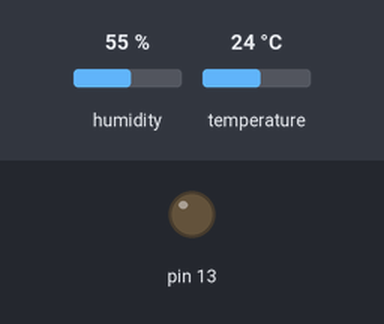
Simulated run of this sketch. Board: Arduino Uno, built with avr-gcc and run on an emulated ATmega328P. Parts: output pins drawn as LEDs (lit = HIGH). The inputs (shaded band) are chosen by the test bench; at power-on: temperature 24 °C, humidity 55 %. What the sketch prints to the serial monitor is not drawn.

Above: at 2.8 s.
2.9 s: temperature set to 29.2 °C
7.2 s: temperature set to 30.4 °C
At 10.7 s:
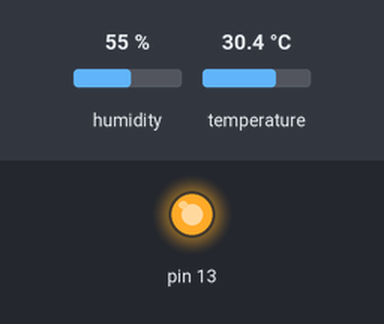
11.5 s: temperature set to 12 °C
At 15.2 s:
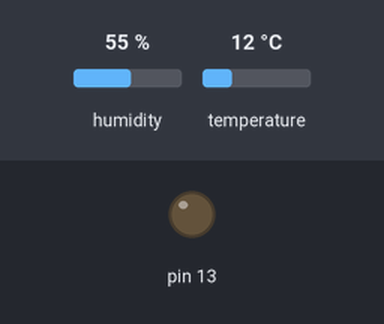
15.5 s: temperature set to 33 °C
At 18.9 s:
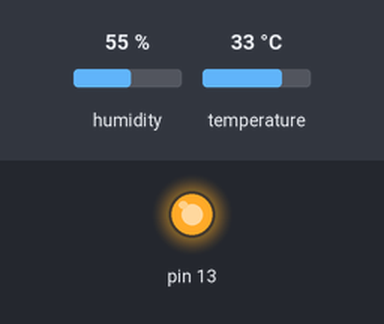
Timing chart, 0 to 20.4 s (numbered marks = the images above; inputs shaded):
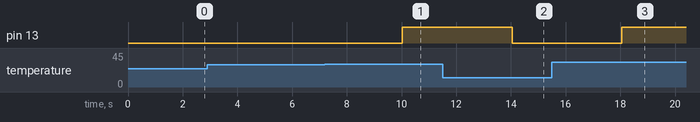

Measured:
- the behaviour switches between 29.9 and 30 °C on temperature (found by bisection; images 0 and 1)
- after the input at 2.9 s, every drawn part: stays the same
- after the input at 7.2 s, pin 13: LOW → HIGH after 2.8 s
- after the input at 11.5 s, pin 13: HIGH → LOW after 2.5 s
- after the input at 15.5 s, pin 13: LOW → HIGH after 2.6 s

The sketch:

Project_code_main.ino
```cpp
//Libraries
#include <DHT.h>

//Constants
#define DHTPIN 2              // what pin we're connected to
#define DHTTYPE DHT22         // DHT 22  (AM2302)
DHT dht(DHTPIN, DHTTYPE);     // Initialize DHT sensor for normal 16mhz Arduino


//Variables
float hum;  //Stores humidity value
float temp; //Stores temperature value


void setup() {
  // put your setup code here, to run once:
      pinMode(13,OUTPUT);
      Serial.begin(9600);
      dht.begin();
}

void loop() {
    // put your main code here, to run repeatedly:


         temp= dht.readTemperature();    //Read data and store it to variables temp.

          Serial.print("Temp: ");
          Serial.print(temp);           //Print temp values to serial monitor
          Serial.print(" Celsius");
          delay(2000);                  //Delay 2 sec.

       if(temp < 30.0){
        digitalWrite(13 ,LOW);     //completes the circuit
        Serial.println("\tThe heater is on");
        }
       else {
         digitalWrite(13 ,HIGH);    //breaks the circuit
         Serial.println(" ");
        }

}
```
